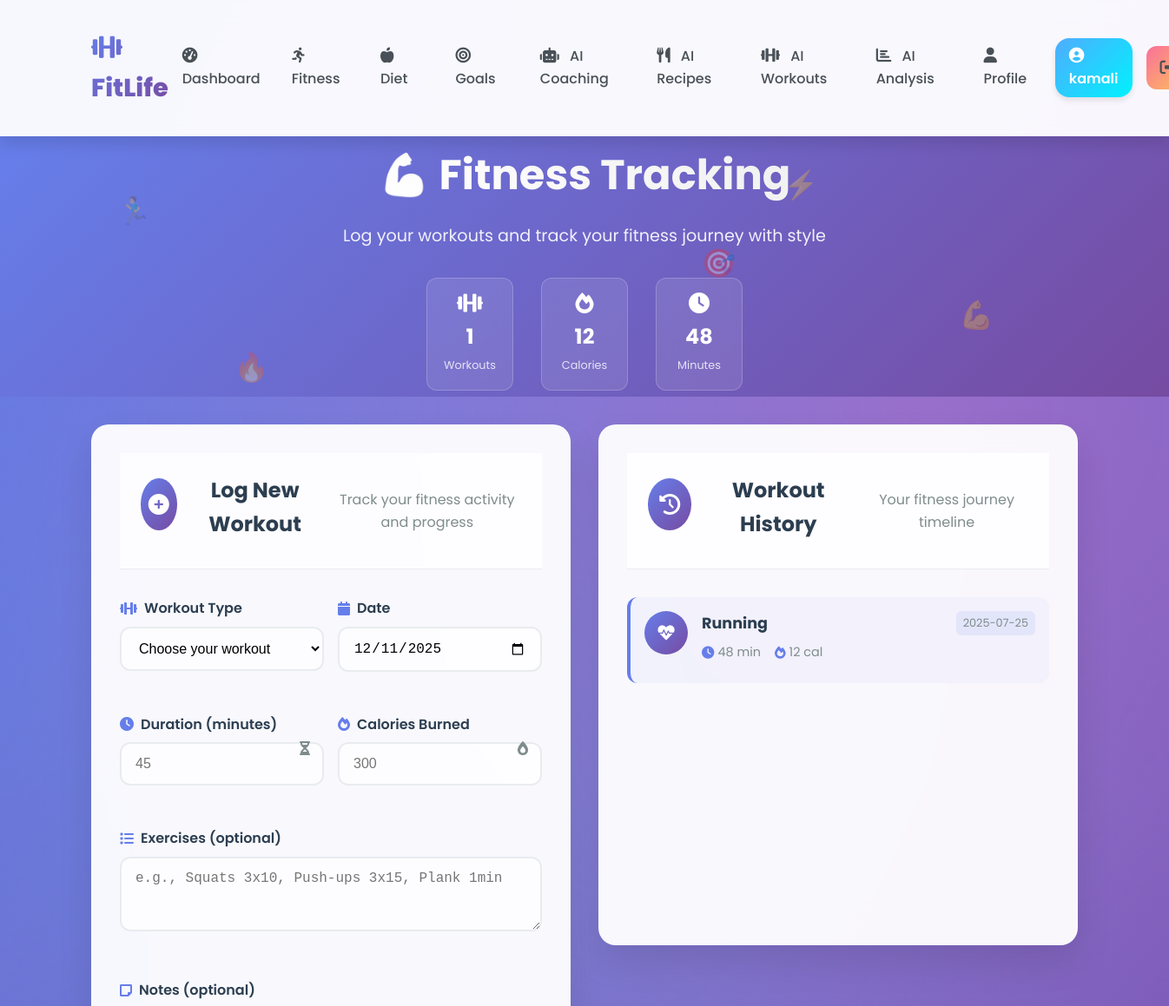
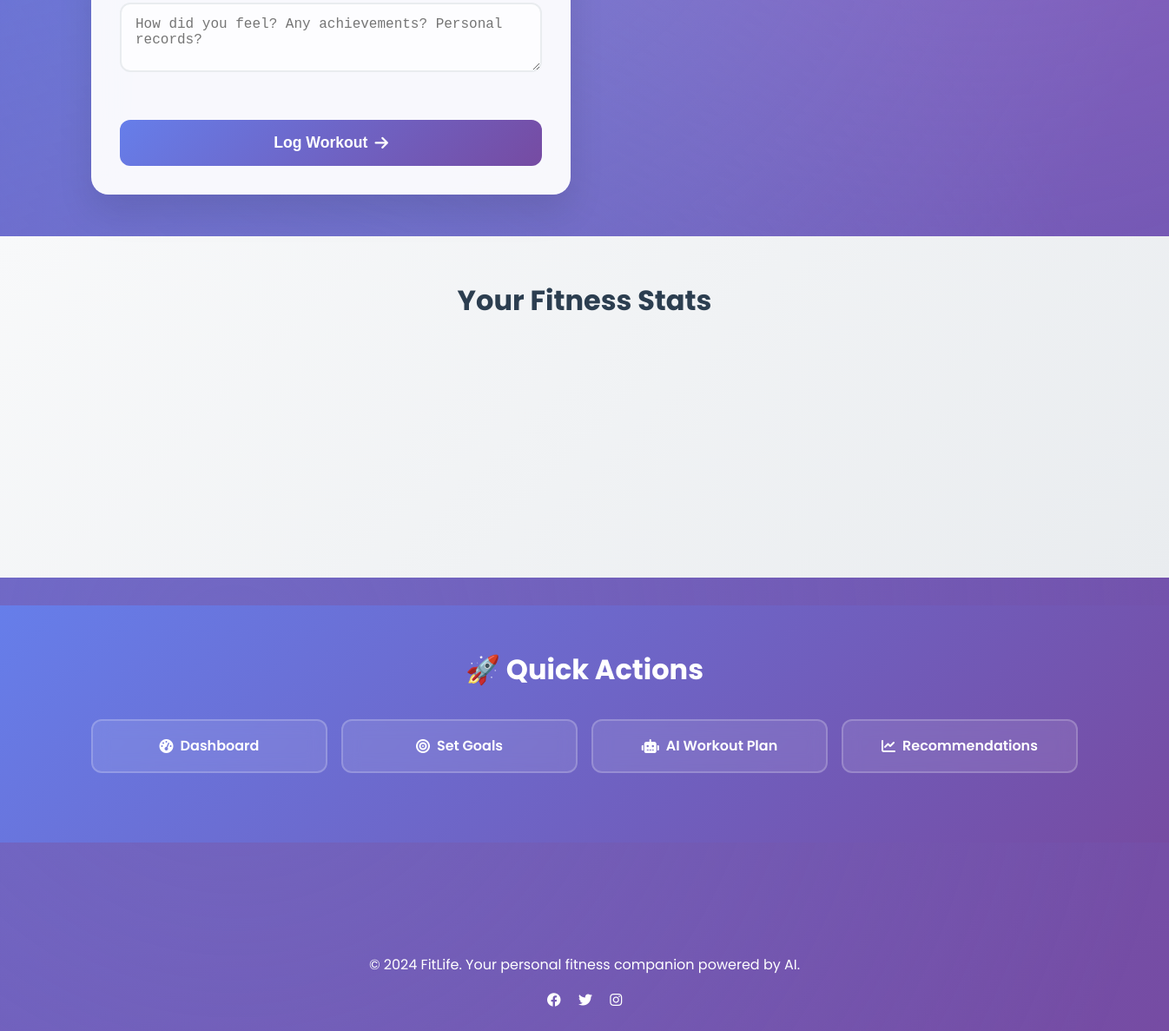
The app's page /fitness (signed in) with its own data (2 pictures, top to bottom).
### tables this page shows
CREATE TABLE workouts (
        id INTEGER PRIMARY KEY AUTOINCREMENT,
        user_id INTEGER,
        date TEXT,
        workout_type TEXT,
        duration INTEGER,
        calories_burned INTEGER,
        exercises TEXT,
        notes TEXT,
        created_at TIMESTAMP DEFAULT CURRENT_TIMESTAMP,
        FOREIGN KEY (user_id) REFERENCES users (id)
    );

### app.py (the view, shortened to what this page needs)
@app.route('/fitness', methods=['GET', 'POST'])
def fitness():
    if 'user_id' not in session:
        flash('Please log in to access fitness tracking.', 'danger')
        return redirect(url_for('login'))
    user_id = session['user_id']
    conn = sqlite3.connect(DB_NAME)
    c = conn.cursor()
    c.execute('''SELECT date, workout_type, duration, calories_burned, exercises, notes
                 FROM workouts WHERE user_id = ? ORDER BY date DESC''', (user_id,))
    workouts = c.fetchall()
    conn.close()
    return render_template('fitness.html', workouts=workouts, today=datetime.now().strftime('%Y-%m-%d'))

### templates/fitness.html (shortened to what this page needs)
{% extends "base.html" %}
{% block content %}
<div class="fitness-hero">
    <div class="hero-content">
        <h1 class="hero-title">
            <span class="text-gradient">💪 Fitness Tracking</span>
        </h1>
        <p class="hero-subtitle">Log your workouts and track your fitness journey with style</p>
        <div class="hero-stats">
            <div class="hero-stat">
                <i class="fas fa-dumbbell"></i>
                <span>{{ workouts|length if workouts else 0 }}</span>
                <small>Workouts</small>
            </div>
            <div class="hero-stat">
                <i class="fas fa-fire"></i>
                <span>{{ workouts|sum(attribute=3) if workouts else 0 }}</span>
                <small>Calories</small>
            </div>
            <div class="hero-stat">
                <i class="fas fa-clock"></i>
                <span>{{ workouts|sum(attribute=2) if workouts else 0 }}</span>
                <small>Minutes</small>
            </div>
        </div>
    </div>
    <div class="hero-background">
        <div class="floating-elements">
            <div class="floating-element element-1">🏃‍♂️</div>
            <div class="floating-element element-2">💪</div>
            <div class="floating-element element-3">🔥</div>
            <div class="floating-element element-4">⚡</div>
            <div class="floating-element element-5">🎯</div>
        </div>
    </div>
</div>
<div class="fitness-container">
    <div class="workout-form-card">
        <div class="card-header">
            <div class="header-icon">
                <i class="fas fa-plus-circle"></i>
            </div>
            <h3>Log New Workout</h3>
            <p>Track your fitness activity and progress</p>
        </div>
        <form method="POST" class="workout-form" id="workoutForm">
            <div class="form-row">
                <div class="form-group">
                    <label for="workout_type">
                        <i class="fas fa-dumbbell"></i>
                        Workout Type
                    </label>
                    <select name="workout_type" id="workout_type" required class="form-select">
                        <option value="">Choose your workout</option>
                    </select>
                </div>
                <div class="form-group">
                    <label for="date">
                        <i class="fas fa-calendar"></i>
                        Date
                    </label>
                    <input type="date" name="date" id="date" value="{{ today }}" required class="form-input">
                </div>
            </div>
            <div class="form-row">
                <div class="form-group">
                    <label for="duration">
                        <i class="fas fa-clock"></i>
                        Duration (minutes)
                    </label>
                    <input type="number" name="duration" id="duration" min="1" max="300" required class="form-input" placeholder="45">
                    <div class="input-icon">
                        <i class="fas fa-hourglass-half"></i>
                    </div>
                </div>
                <div class="form-group">
                    <label for="calories_burned">
                        <i class="fas fa-fire"></i>
                        Calories Burned
                    </label>
                    <input type="number" name="calories_burned" id="calories_burned" min="1" max="2000" required class="form-input" placeholder="300">
                    <div class="input-icon">
                        <i class="fas fa-burn"></i>
                    </div>
                </div>
            </div>
            <div class="form-group">
                <label for="exercises">
                    <i class="fas fa-list"></i>
                    Exercises (optional)
                </label>
                <textarea name="exercises" id="exercises" rows="3" placeholder="e.g., Squats 3x10, Push-ups 3x15, Plank 1min" class="form-textarea"></textarea>
            </div>
            <div class="form-group">
                <label for="notes">
                    <i class="fas fa-sticky-note"></i>
                    Notes (optional)
                </label>
                <textarea name="notes" id="notes" rows="2" placeholder="How did you feel? Any achievements? Personal records?" class="form-textarea"></textarea>
            </div>
            <button type="submit" class="submit-btn">
                <span class="btn-text">Log Workout</span>
                <i class="fas fa-arrow-right"></i>
            </button>
        </form>
    </div>
    <div class="history-card">
        <div class="card-header">
            <div class="header-icon">
                <i class="fas fa-history"></i>
            </div>
            <h3>Workout History</h3>
            <p>Your fitness journey timeline</p>
        </div>
        {% if workouts %}
            <div class="workout-timeline">
                {% for workout in workouts %}
                <div class="workout-item">
                    <div class="workout-icon">
                        {% if 'cardio' in workout[1].lower() or 'running' in workout[1].lower() or 'cycling' in workout[1].lower() or 'swimming' in workout[1].lower() %}
                            <i class="fas fa-heartbeat"></i>
                        {% elif 'strength' in workout[1].lower() %}
                            <i class="fas fa-dumbbell"></i>
                        {% elif 'yoga' in workout[1].lower() or 'pilates' in workout[1].lower() %}
                            <i class="fas fa-peace"></i>
                        {% elif 'hiit' in workout[1].lower() %}
                            <i class="fas fa-bolt"></i>
                        {% else %}
                            <i class="fas fa-running"></i>
                        {% endif %}
                    </div>
                    <div class="workout-content">
                        <div class="workout-header">
                            <h4>{{ workout[1] }}</h4>
                            <span class="workout-date">{{ workout[0] }}</span>
                        </div>
                        <div class="workout-stats">
                            <span class="stat">
                                <i class="fas fa-clock"></i>
                                {{ workout[2] }} min
                            </span>
                            <span class="stat">
                                <i class="fas fa-fire"></i>
                                {{ workout[3] }} cal
                            </span>
                        </div>
                    </div>
                </div>
                {% endfor %}
            </div>
        {% endif %}
    </div>
</div>
{% if workouts %}
<div class="stats-section">
    <div class="stats-container">
        <h2 class="section-title">Your Fitness Stats</h2>
        <div class="stats-grid">
        </div>
    </div>
</div>
{% endif %}
<div class="action-section">
    <div class="action-container">
        <h2>🚀 Quick Actions</h2>
        <div class="action-buttons">
            <a href="/dashboard" class="action-btn">
                <i class="fas fa-tachometer-alt"></i>
                Dashboard
            </a>
            <a href="/goals" class="action-btn">
                <i class="fas fa-bullseye"></i>
                Set Goals
            </a>
            <a href="/ai_workout_plan" class="action-btn">
                <i class="fas fa-robot"></i>
                AI Workout Plan
            </a>
            <a href="/recommendations" class="action-btn">
                <i class="fas fa-chart-line"></i>
                Recommendations
            </a>
        </div>
    </div>
</div>
{% endblock %}

### static/style.css (style rules this page uses)
:root { --primary-gradient: linear-gradient(135deg, #667eea 0%, #764ba2 100%); --secondary-gradient: linear-gradient(135deg, #f093fb 0%, #f5576c 100%); --success-gradient: linear-gradient(135deg, #4facfe 0%, #00f2fe 100%); --warning-gradient: linear-gradient(135deg, #43e97b 0%, #38f9d7 100%); --danger-gradient: linear-gradient(135deg, #fa709a 0%, #fee140 100%); --dark-gradient: linear-gradient(135deg, #2c3e50 0%, #34495e 100%); --primary: #667eea; --secondary: #f093fb; --success: #4facfe; --warning: #43e97b; --danger: #fa709a; --dark: #2c3e50; --light: #f8f9fa; --white: #ffffff; --gray-100: #f8f9fa; --gray-200: #e9ecef; --gray-300: #dee2e6; --gray-400: #ced4da; --gray-500: #adb5bd; --gray-600: #6c757d; --gray-700: #495057; --gray-800: #343a40; --gray-900: #212529; --shadow-sm: 0 2px 4px rgba(0,0,0,0.1); --shadow-md: 0 4px 6px rgba(0,0,0,0.1); --shadow-lg: 0 10px 15px rgba(0,0,0,0.1); --shadow-xl: 0 20px 25px rgba(0,0,0,0.15); --radius-sm: 8px; --radius-md: 12px; --radius-lg: 16px; --radius-xl: 24px; --transition-fast: 0.2s ease; --transition-normal: 0.3s ease; --transition-slow: 0.5s ease; }
* { margin: 0; padding: 0; box-sizing: border-box; }
body { font-family: 'Poppins', sans-serif; background: linear-gradient(135deg, #667eea 0%, #764ba2 100%); min-height: 100vh; color: var(--gray-800); line-height: 1.6; overflow-x: hidden; }
body::before { content: ''; position: fixed; top: 0; left: 0; width: 100%; height: 100%; background: radial-gradient(circle at 20% 80%, rgba(120, 119, 198, 0.3) 0%, transparent 50%), radial-gradient(circle at 80% 20%, rgba(255, 119, 198, 0.3) 0%, transparent 50%), radial-gradient(circle at 40% 40%, rgba(120, 219, 255, 0.2) 0%, transparent 50%); z-index: -1; animation: backgroundShift 20s ease-in-out infinite; }
.card-header { padding: 1.5rem; border-bottom: 1px solid var(--gray-200); display: flex; align-items: center; gap: 1rem; background: rgba(255, 255, 255, 0.8); }
.stats-grid { display: grid; grid-template-columns: repeat(auto-fit, minmax(120px, 1fr)); gap: 1rem; padding: 1.5rem; }
.form-group { margin-bottom: 1.5rem; }
.form-group label { display: block; margin-bottom: 0.5rem; font-weight: 600; color: var(--gray-700); }
.action-buttons { display: flex; flex-wrap: wrap; gap: 1rem; justify-content: center; margin: 2rem 0; }
.text-gradient { background: var(--primary-gradient); -webkit-background-clip: text; -webkit-text-fill-color: transparent; background-clip: text; }

### records on screen
workouts: workout_type "Running", date "2025-07-25", duration "48", calories_burned "12"

### other values on screen
{{ session.username }} "kamali"
{{ workouts|length if workouts else 0 }} "1"
{{ workouts|sum(attribute=3) if workouts else 0 }} "12"
{{ workouts|sum(attribute=2) if workouts else 0 }} "48"
